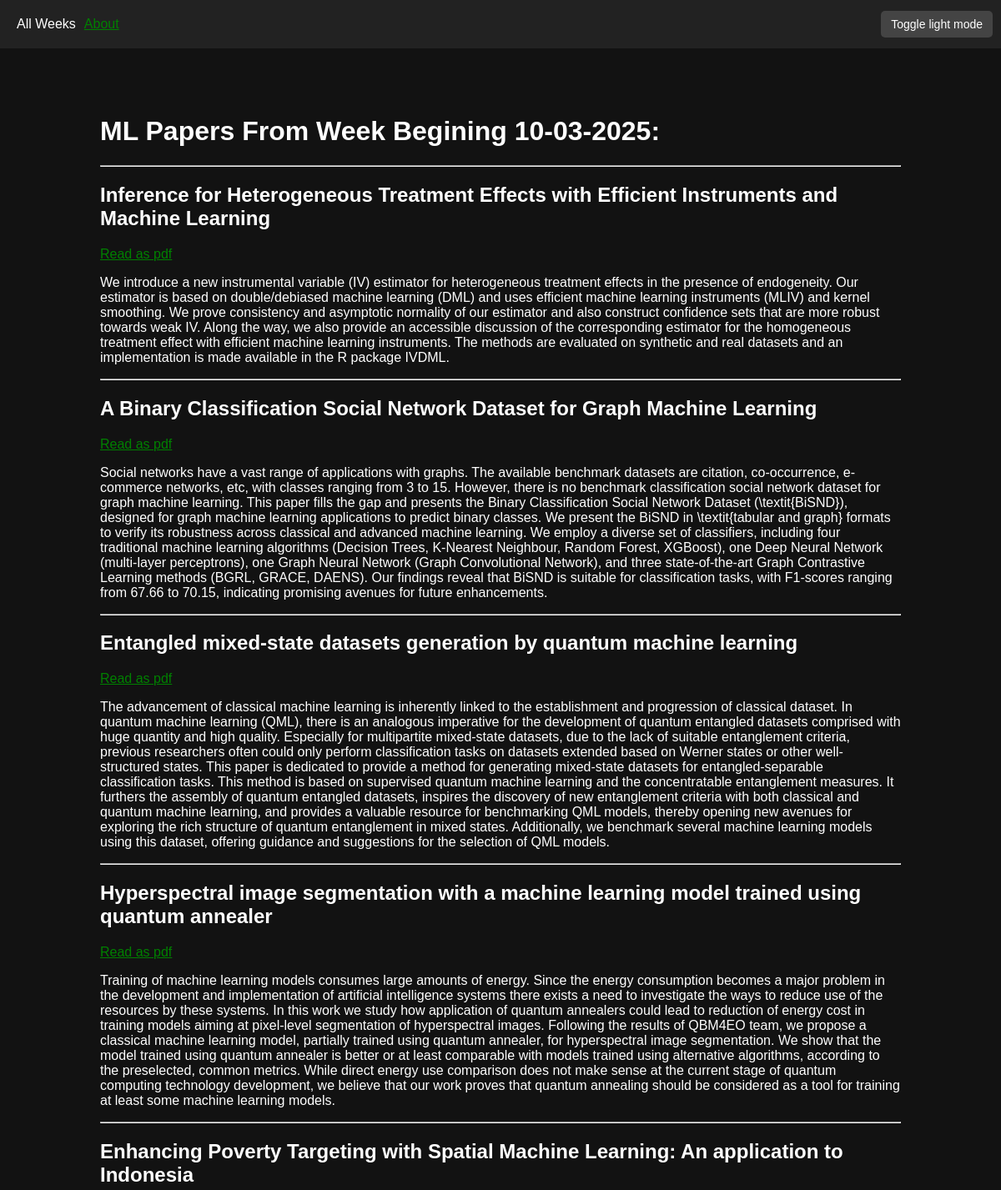
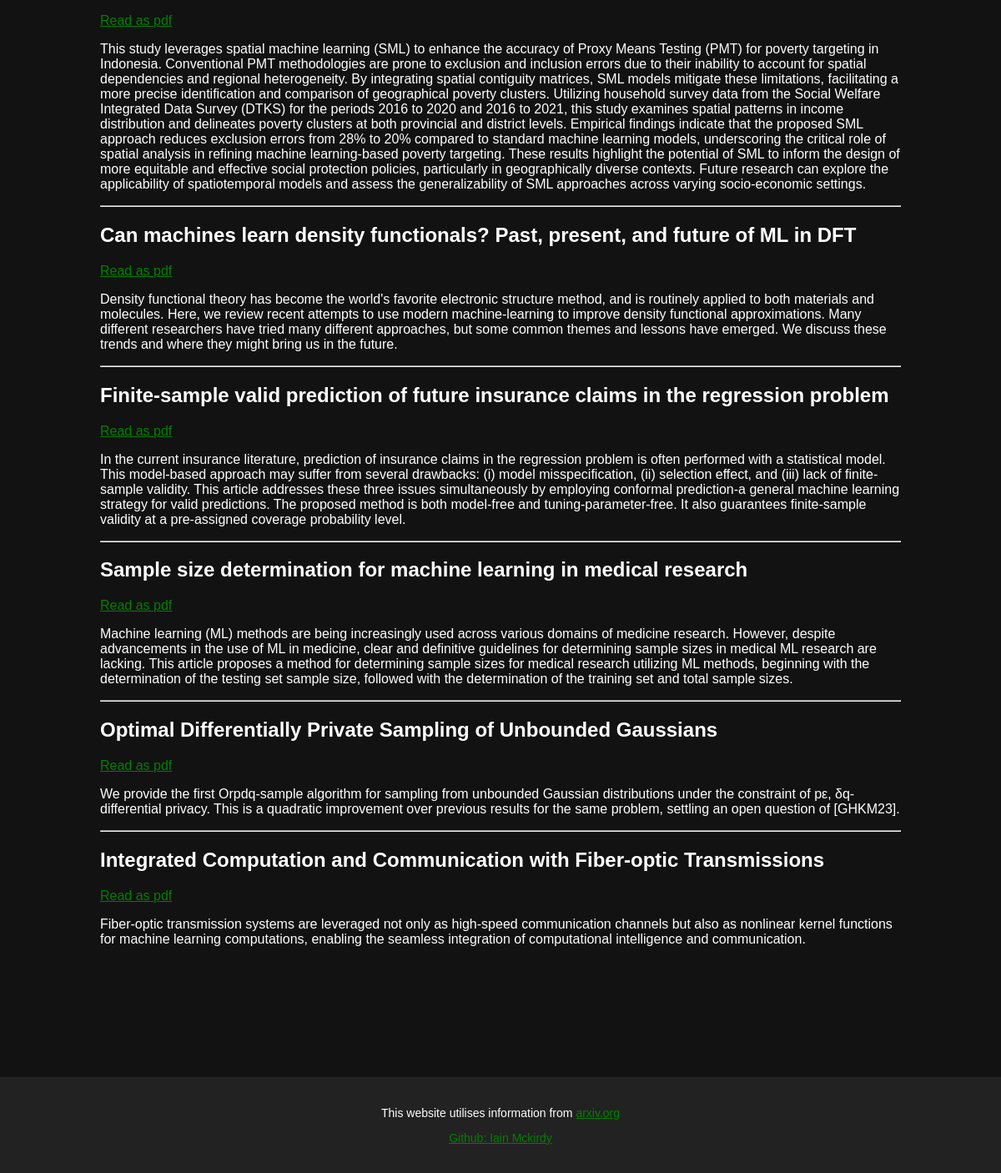
Page /posts/10-03-2025 on the committed database (2 pictures, top to bottom).
### posts/models.py (models this page shows, shortened)
class Week(models.Model):
    date = models.CharField(max_length=17)

class Paper(models.Model):
    title = models.CharField(max_length=200)
    summary = models.TextField()
    link = models.URLField()
    week = models.ForeignKey(Week, related_name="papers", on_delete=models.CASCADE)

### posts/views.py (the view)
# urls.py: path('posts/<str:date>', views.post),
def post(request, date):
    return render(request, 'post.html',
                   {'papers': Week.objects.get(date=date).papers.all(),
                    'weeks': Week.objects.all().order_by('-id'), # order_by('-id') is used so that weeks are shown in decending order in side bar
                    'week': Week.objects.get(date=date)})

### posts/templates/post.html (shortened to what this page needs)
{% extends 'layout.html' %}
{% block main_body %}
    <h1>ML Papers From Week Begining {{week.date}}:</h1>
    {% for paper in papers %}
        <hr>
        <h2>{{ paper.title }}</h2>
        <a href="{{ paper.link }}" target="_blank" rel="noopener noreferrer">Read as pdf</a>
        <p>
            {{ paper.summary }}
        </p>
    {% endfor %}
{% endblock %}

### posts/static/css/style.css (style rules this page uses)
body { font-family: Arial, sans-serif; margin: 0; padding: 0; background-color: #121212; color: rgb(255, 255, 255); transition: background 0.3s, color 0.3s; display: flex; flex-direction: column; min-height: 100vh; }
a:link { color: green; }

### rows in the picture
Week: date "10-03-2025"
Paper: title "Inference for Heterogeneous Treatment Effects with Efficient Instruments and Machine Learning", summary "We introduce a new instrumental variable (IV) estimator for heterogeneous treatment effects in the presence of endogeneity. Our estimator is based on double/debiased machine learning (DML) and uses efficient machine learning instruments (MLIV) and kernel smoothing. We prove consistency and asymptotic normality of our estimator and also construct confidence sets that are more robust towards weak IV. Along the way, we also provide an accessible discussion of the corresponding estimator for the homogeneous treatment effect with efficient machine learning instruments. The methods are evaluated on synthetic and real datasets and an implementation is made available in the R package IVDML."
Paper: title "A Binary Classification Social Network Dataset for Graph Machine Learning", summary "Social networks have a vast range of applications with graphs. The available benchmark datasets are citation, co-occurrence, e-commerce networks, etc, with classes ranging from 3 to 15. However, there is no benchmark classification social network dataset for graph machine learning. This paper fills the gap and presents the Binary Classification Social Network Dataset (\\textit{BiSND}), designed for graph machine learning applications to predict binary classes. We present the BiSND in \\textit{tabular and graph} formats to verify its robustness across classical and advanced machine learning. We employ a diverse set of classifiers, including four traditional machine learning algorithms…"
Paper: title "Entangled mixed-state datasets generation by quantum machine learning", summary "The advancement of classical machine learning is inherently linked to the establishment and progression of classical dataset. In quantum machine learning (QML), there is an analogous imperative for the development of quantum entangled datasets comprised with huge quantity and high quality. Especially for multipartite mixed-state datasets, due to the lack of suitable entanglement criteria, previous researchers often could only perform classification tasks on datasets extended based on Werner states or other well-structured states. This paper is dedicated to provide a method for generating mixed-state datasets for entangled-separable classification tasks. This method is based on supervised…"
Paper: title "Hyperspectral image segmentation with a machine learning model trained using quantum annealer", summary "Training of machine learning models consumes large amounts of energy. Since the energy consumption becomes a major problem in the development and implementation of artificial intelligence systems there exists a need to investigate the ways to reduce use of the resources by these systems. In this work we study how application of quantum annealers could lead to reduction of energy cost in training models aiming at pixel-level segmentation of hyperspectral images. Following the results of QBM4EO team, we propose a classical machine learning model, partially trained using quantum annealer, for hyperspectral image segmentation. We show that the model trained using quantum annealer is better or…"
Paper: title "Enhancing Poverty Targeting with Spatial Machine Learning: An application to Indonesia", summary "This study leverages spatial machine learning (SML) to enhance the accuracy of Proxy Means Testing (PMT) for poverty targeting in Indonesia. Conventional PMT methodologies are prone to exclusion and inclusion errors due to their inability to account for spatial dependencies and regional heterogeneity. By integrating spatial contiguity matrices, SML models mitigate these limitations, facilitating a more precise identification and comparison of geographical poverty clusters. Utilizing household survey data from the Social Welfare Integrated Data Survey (DTKS) for the periods 2016 to 2020 and 2016 to 2021, this study examines spatial patterns in income distribution and delineates poverty…"
Paper: title "Can machines learn density functionals? Past, present, and future of ML in DFT", summary "Density functional theory has become the world's favorite electronic structure method, and is routinely applied to both materials and molecules. Here, we review recent attempts to use modern machine-learning to improve density functional approximations. Many different researchers have tried many different approaches, but some common themes and lessons have emerged. We discuss these trends and where they might bring us in the future."
Paper: title "Finite-sample valid prediction of future insurance claims in the regression problem", summary "In the current insurance literature, prediction of insurance claims in the regression problem is often performed with a statistical model. This model-based approach may suffer from several drawbacks: (i) model misspecification, (ii) selection effect, and (iii) lack of finite-sample validity. This article addresses these three issues simultaneously by employing conformal prediction-a general machine learning strategy for valid predictions. The proposed method is both model-free and tuning-parameter-free. It also guarantees finite-sample validity at a pre-assigned coverage probability level."
Paper: title "Sample size determination for machine learning in medical research", summary "Machine learning (ML) methods are being increasingly used across various domains of medicine research. However, despite advancements in the use of ML in medicine, clear and definitive guidelines for determining sample sizes in medical ML research are lacking. This article proposes a method for determining sample sizes for medical research utilizing ML methods, beginning with the determination of the testing set sample size, followed with the determination of the training set and total sample sizes."
Paper: title "Optimal Differentially Private Sampling of Unbounded Gaussians", summary "We provide the first Orpdq-sample algorithm for sampling from unbounded Gaussian distributions under the constraint of pε, δq-differential privacy. This is a quadratic improvement over previous results for the same problem, settling an open question of [GHKM23]."
Paper: title "Integrated Computation and Communication with Fiber-optic Transmissions", summary "Fiber-optic transmission systems are leveraged not only as high-speed communication channels but also as nonlinear kernel functions for machine learning computations, enabling the seamless integration of computational intelligence and communication."
